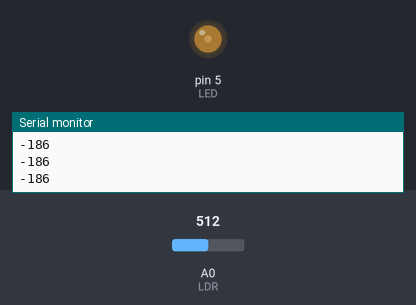
Recording of a sketch running on a simulated Arduino Uno, built with avr-gcc and run on an emulated ATmega328P. Shown: output pins drawn as LEDs (lit = HIGH), the last lines printed to the serial monitor. The inputs (shaded band) are chosen by the test bench; at power-on: A0 (LDR) = 512.

Above: at 1.2 s.
1.3 s: A0 (LDR) set to 716
At 2.5 s:
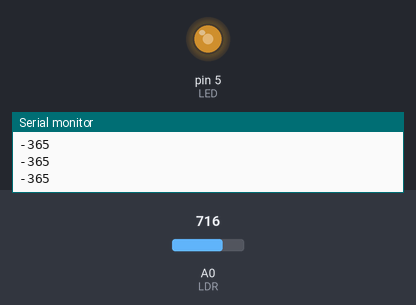
2.8 s: A0 (LDR) set to 900
At 3.8 s:
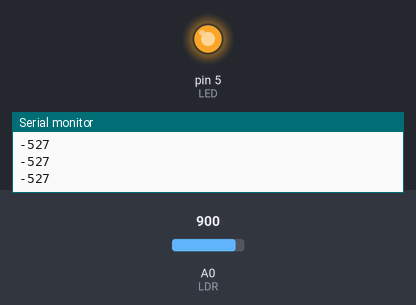
4.3 s: A0 (LDR) set to 883
At 5.2 s:
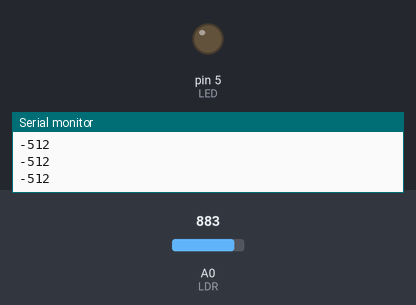
5.8 s: A0 (LDR) set to 0
At 6.5 s:
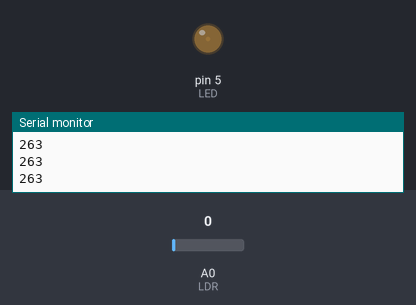
Timing chart, 0 to 8.3 s (numbered marks = the images above; inputs shaded):
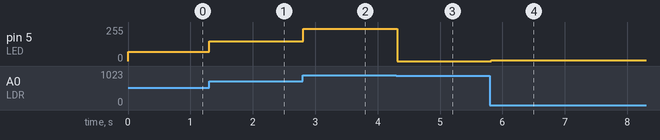

Measured:
- the behaviour switches between 884 and 883 on A0 (LDR) (found by bisection; images 2 and 3)
- after the input at 1.3 s, pin 5 (LED): 70/255 → 147/255 at once
- after the input at 2.8 s, pin 5 (LED): 147/255 → 241/255 at once
- after the input at 4.3 s, pin 5 (LED): 241/255 → 0/255 at once
- after the input at 5.8 s, pin 5 (LED): 0/255 → 7/255 at once

The sketch:

photoresistor.ino
```cpp
#define LED 5
#define LDR A0
/*
connect the Led with a resistor to Pin 5
Rled = (Vin-Vled)/Iled
Rled = (3.3V - 2V)/0.02A
Rled = 65 Ohm
nearest value is 68 Ohm

connect ldr in a voltage divider configuration
see https://en.wikipedia.org/wiki/Voltage_divider
connect the middle to A0, the ldr to 3.3V, the other resistor to GND
Vout = Rldr/(R + Rldr) * 3.3V
brightness = Vout/3.3V * 1023
*/

void setup(){
  Serial.begin(9600);
  pinMode(LED, OUTPUT);
  pinMode(LDR, INPUT);
}

void loop(){
  int brightness = analogRead(A0);   // returns value between 0..1023
  // effective ldr range is 10..300 (dark, bright), mapped to 255..0
  brightness = map(brightness, 10, 300, 255, 0);
  analogWrite(LED, brightness);    // pwm value between 0..255
  Serial.println(brightness);
  delay(100); // halt the loop for 100ms
}
```
